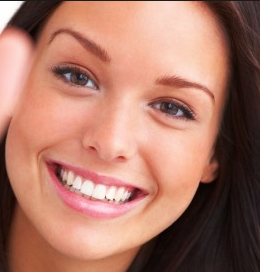
#> input picture Tarea3/Fig/face.png, 260 x 272 px
$ jupyter execute --allow-errors Tarea3-test.ipynb   (shell and % lines are left out)   (Python 2 division)
#> lines starting #> are read from the running program, lines starting #| are printed output that depends on the picture
1. Estudiar los diferentes espacios de color que tiene OpenCV, utilizando imágenes de su proyecto.
2. Implementar, como una función para OpenCV, las conversiones entre los espacios de color siguientes:
  RGB a LUX y su inversa.
  RGB a OHTA y su inversa.
evaluarlas en su proyecto o en aplicaciones a detección de rostros y de segmentación de productos, respectivamente.

[cell 1]
import cv2
import time
from IPython.display import Image
import numpy as np
from matplotlib import pyplot as plt
from __future__ import division
#from scipy.fftpack import fft, fftfreq

img = cv2.imread('Fig/face.png',1)
#> img is the input picture: shape (272, 260, 3); mean B, G, R 103.6, 119.6, 171.1
print "Listo"
imgrgb = cv2.cvtColor(img, cv2.COLOR_BGR2RGB)
plt.figure(1)
#> (this line was passed over: IPython is not available in this run)
#> (the rest of this cell did not finish here and is left out)

[cell 2]
def RGBTLUX(img):
    red = img[:,:,0]
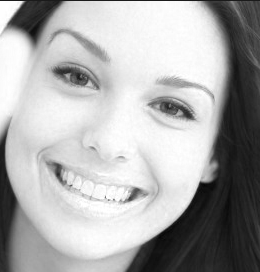
#> red: shape (272, 260); min 5, max 255, mean 171.1
    green = img[:,:,1]
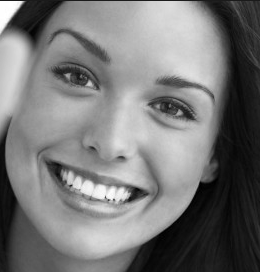
#> green: shape (272, 260); min 0, max 255, mean 119.6
    blue = img[:,:,2]
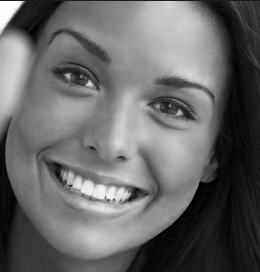
#> blue: shape (272, 260); min 0, max 255, mean 103.6

    width, height = img.shape[:2]
#> width = 272; height = 260

    L = np.zeros((width,height),np.uint8)
    U = np.zeros((width,height),np.uint8)
    X = np.zeros((width,height),np.uint8)
    L = (((np.float32(red)+1)**0.3)*((np.float32(green)+1)**0.6)*((np.float32(blue)+1)**0.6))-1
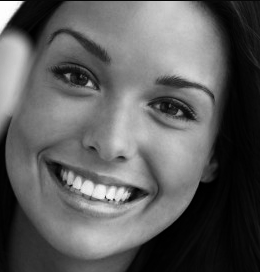
#> L: shape (272, 260) float32; min 1.05, max 4095, mean 1515.7; drawn with min black and max white

    if((L>=np.float32(red)).all()):
        U = 128*((np.float32(red)+1)/(L+1))
    else:
        U = 256 - 128*((L+1)/(np.float32(red)+1))
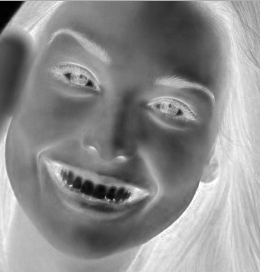
#> U: shape (272, 260) float32; min -1816.5, max 244.4, mean -685; drawn with min black and max white

    if((L>=np.float32(blue)).all()):
        X = 128*((np.float32(blue)+1)/(L+1))
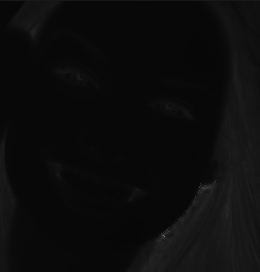
#> X: shape (272, 260) float32; min 7.82, max 128, mean 12.4
    else:
        X= 256 - 128*((L+1)/(np.float32(blue)+1))

    return L ,U , X

L, U , X = RGBTLUX(imgrgb)
plt.figure(1)
#> (this line was passed over: IPython is not available in this run)
#> (the rest of this cell did not finish here and is left out)

[cell 3]
def RGBTOIII(img):
    red = img[:,:,0]
    green = img[:,:,1]
    blue = img[:,:,2]

    width, height = img.shape[:2]
#> width = 272; height = 260

    I1 = (1/3)*(np.float32(red)+np.float32(green)+np.float32(blue))
#> I1: shape (272, 260) float32; every value is 0
    I2 = (1/2)*(np.float32(red)-np.float32(blue))
#> I2: shape (272, 260) float32; every value is 0
    I3 = (1/4)*(2*np.float32(green)-np.float32(red)-np.float32(blue))
#> I3: shape (272, 260) float32; every value is 0
    return I1,I2,I3

def IIITORGB(I1,I2,I3, img):
    width, height = img.shape[:2]
#> width = 272; height = 260

    R = I1 + I2 -(2/3)* I3
    G = I1 + (4/3)* I3
    B = I1 - I2 -(2/3)*I3
    red = img[:,:,0]
    green = img[:,:,1]
    blue = img[:,:,1]
    return R,G,B

I1,I2,I3 = RGBTOIII(imgrgb)
R1,G1,B1 = IIITORGB(I1,I2,I3,imgrgb)

plt.figure(1)
#> (this line was passed over: IPython is not available in this run)
#> (the rest of this cell did not finish here and is left out)

[cell 4]
def LUXRGB(L,U,X):

    if (not U.all()<128):
        R=((U*(L+1))/128)-1
    else:
        R=((128)*(L+1)/(256-U))-1

    if (X.all() <128):
        B=((X*(L+1))/128)-1
    else:
        B=((128)*(L+1)/(256-X))-1

    G=((L+1) /((R+1)**(0.3) * (B+1)**(0.6)))**(5/3) -1
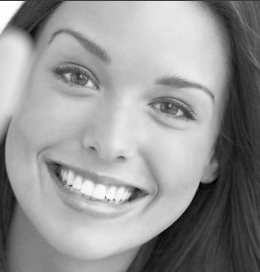
#> G: shape (272, 260) float32; min -1.19e-07, max 26.86, mean 15.8; drawn with min black and max white
    return R,G,B

L, U , X = RGBTLUX(imgrgb)
nuevoR,nuevoG,nuevoB=LUXRGB(L,U,X)
red = imgrgb[:,:,0]
green = imgrgb[:,:,1]
blue = imgrgb[:,:,2]
plt.figure(1)
#> (this line was passed over: IPython is not available in this run)
#> (the rest of this cell did not finish here and is left out)

$ run again, with Tarea3/Fig/doble.png copied over Tarea3/Fig/face.png
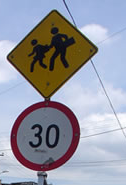
#> input picture Tarea3/Fig/doble.png, 126 x 185 px
#> img is the input picture: shape (185, 126, 3); mean B, G, R 163.4, 152.7, 150.7
#> in RGBTLUX, `X= 256 - 128*((L+1)/(np.float32(blue)+1))`:
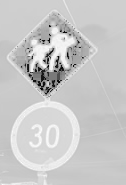
#> X: shape (185, 126) float32; min -7523.8, max 176.3, mean -1459.9; drawn with min black and max white
#> I1: shape (185, 126) float32; every value is 0
#> I2: shape (185, 126) float32; every value is 0
#> I3: shape (185, 126) float32; every value is 0
#> in LUXRGB, `B=((X*(L+1))/128)-1`:
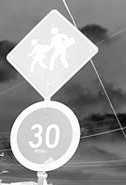
#> B: shape (185, 126) float32; min -57200.9, max 26.56, mean -23500; drawn with min black and max white
